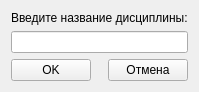
<?xml version="1.0" encoding="UTF-8"?>
<ui version="4.0">
 <class>fg</class>
 <widget class="QWidget" name="fg">
  <property name="windowModality">
   <enum>Qt::WindowModal</enum>
  </property>
  <property name="geometry">
   <rect>
    <x>0</x>
    <y>0</y>
    <width>184</width>
    <height>90</height>
   </rect>
  </property>
  <property name="sizePolicy">
   <sizepolicy hsizetype="Fixed" vsizetype="Fixed">
    <horstretch>0</horstretch>
    <verstretch>0</verstretch>
   </sizepolicy>
  </property>
  <property name="windowTitle">
   <string>Form</string>
  </property>
  <layout class="QHBoxLayout" name="horizontalLayout_2">
   <item>
    <layout class="QVBoxLayout" name="verticalLayout">
     <item>
      <widget class="QLabel" name="label">
       <property name="text">
        <string>Введите название дисциплины:</string>
       </property>
      </widget>
     </item>
     <item>
      <widget class="QLineEdit" name="lineEdit"/>
     </item>
     <item>
      <layout class="QHBoxLayout" name="horizontalLayout">
       <item>
        <widget class="QPushButton" name="pushButton">
         <property name="text">
          <string>OK</string>
         </property>
        </widget>
       </item>
       <item>
        <spacer name="horizontalSpacer">
         <property name="orientation">
          <enum>Qt::Horizontal</enum>
         </property>
         <property name="sizeHint" stdset="0">
          <size>
           <width>40</width>
           <height>20</height>
          </size>
         </property>
        </spacer>
       </item>
       <item>
        <widget class="QPushButton" name="pushButton_2">
         <property name="text">
          <string>Отмена</string>
         </property>
        </widget>
       </item>
      </layout>
     </item>
    </layout>
   </item>
  </layout>
 </widget>
 <resources/>
 <connections/>
</ui>
